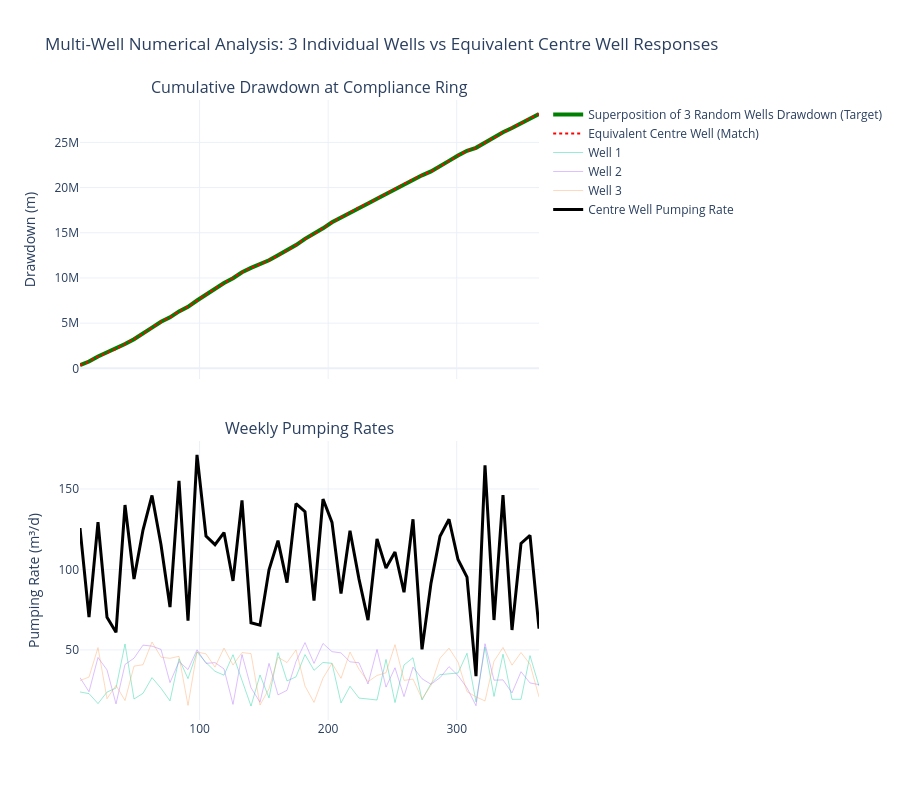

Here is the notebook cell this chart was saved with:
### Code cell
#####################
### visualisation ###
#####################

fig = make_subplots(rows=2, cols=1, shared_xaxes=True, vertical_spacing=0.1,
                    subplot_titles=("Cumulative Drawdown at Compliance Ring", "Weekly Pumping Rates"))

# row 1: drawdown at compliance points - target vs equivalent centre well match
fig.add_trace(go.Scatter(x=time_steps, y=s_target, name=f"Superposition of {n_wells} Random Wells Drawdown (Target)", 
                         line=dict(color='green', width=4)), row=1, col=1)
fig.add_trace(go.Scatter(x=time_steps, y=s_target, name="Equivalent Centre Well (Match)", 
                         line=dict(color='red', dash='dot', width=2)), row=1, col=1)

# row 2: pumping rates of the random wells and the equivalent centre well
for i, w in enumerate(wells):
    fig.add_trace(go.Scatter(x=time_steps, y=w['Q'], name=f"Well {i+1}", 
                             line=dict(width=1), opacity=0.4), row=2, col=1)

fig.add_trace(go.Scatter(x=time_steps, y=q_equiv, name="Centre Well Pumping Rate", 
                         line=dict(color='black', width=3)), row=2, col=1)

fig.update_layout(height=800, template="plotly_white", 
                  title=(f"Multi-Well Numerical Analysis: {n_wells} Individual Wells vs Equivalent Centre Well Responses"))
fig.update_yaxes(title_text="Drawdown (m)", row=1, col=1)
fig.update_yaxes(title_text="Pumping Rate (m³/d)", row=2, col=1)

fig.show()
